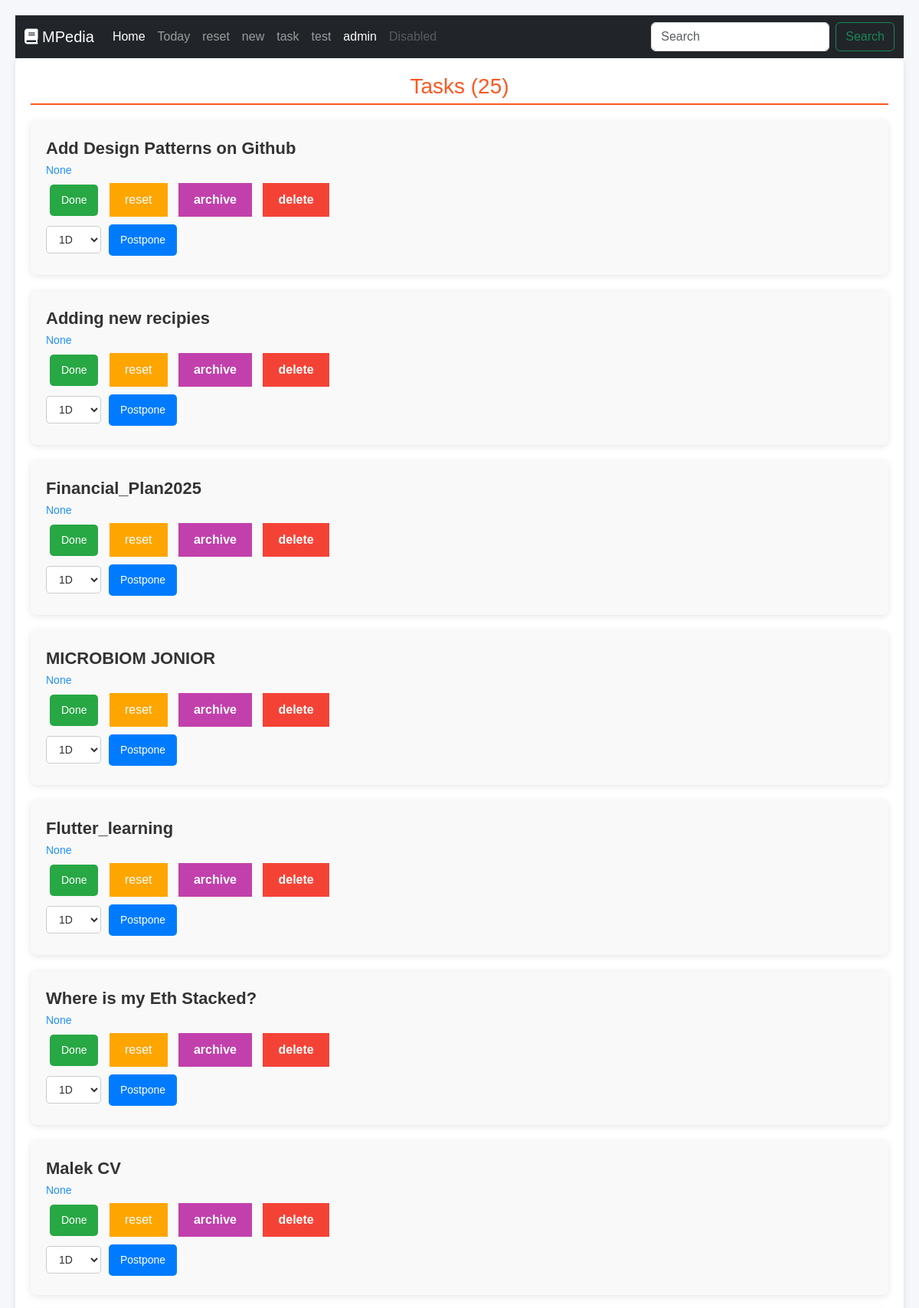
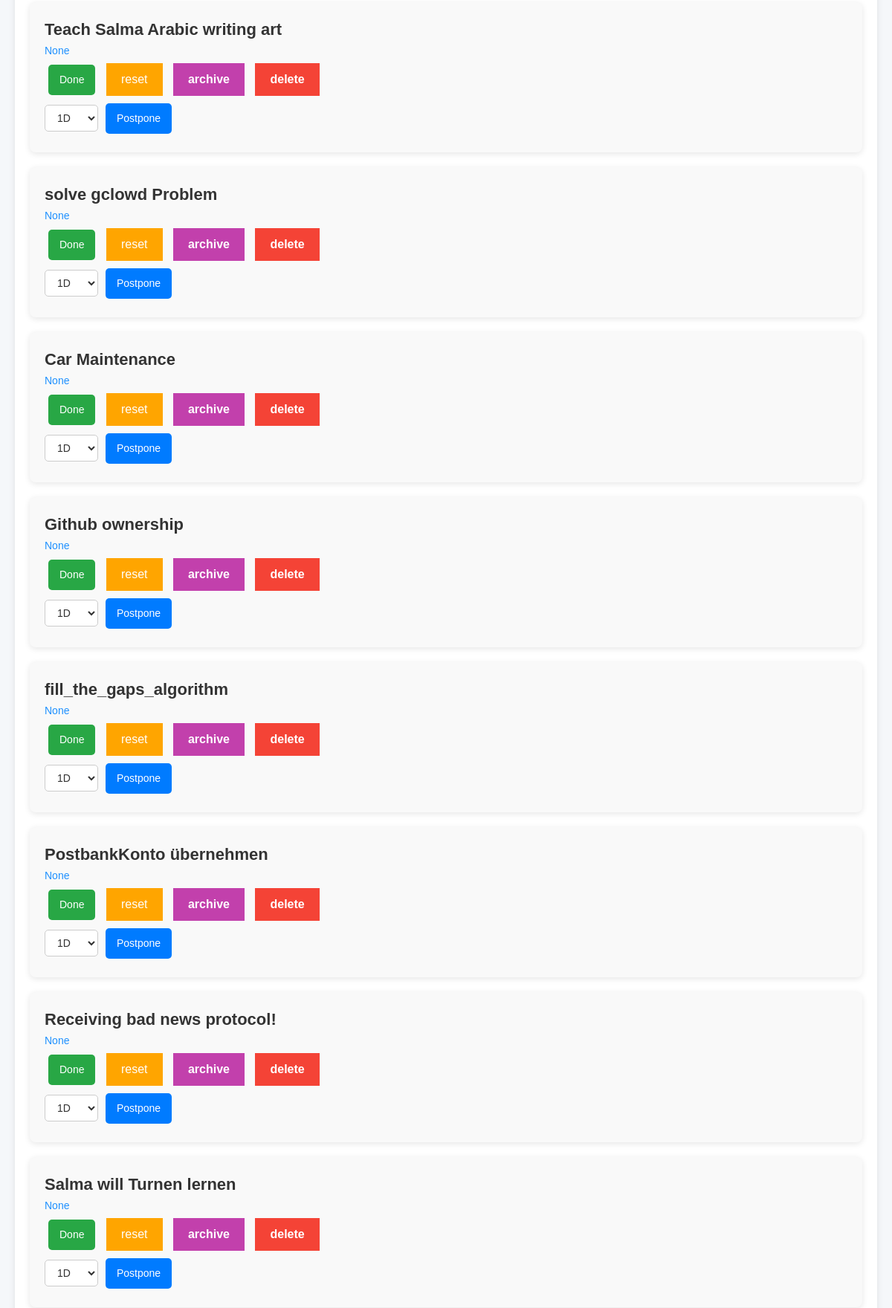
Page /task/ (upper part) on the committed database (2 pictures, top to bottom).
### interface/models.py (models this page shows, shortened)
class Item(models.Model):
    ITEM_TYPES = [
        ('Contact', 'Contact'),
        ('Article', 'Article'),
        ('Book', 'Book'),
        ('Quote', 'Quote'),
        ('Equation', 'Equation'),
        ('Code', 'Code'),
        ('Project', 'Project'),
        ('Task', 'Task'),
        ('Presentation', 'Presentation'),
        ('Research Paper', 'Research Paper'),
        ('Place', 'Place'),
        ('Post', 'Post'),
        ('Journal Entry', 'Journal Entry'),
        ('Report', 'Report'),
        ('Manual', 'Manual'),
        ('Guide', 'Guide'),
        ('Diagram', 'Diagram'),
        ('Image', 'Image'),
        ('Video', 'Video'),
        ('Audio', 'Audio'),
        ('Spreadsheet', 'Spreadsheet'),
        ('Dataset', 'Dataset'),
        ('Note', 'Note'),
        ('Email', 'Email'),
        ('Letter', 'Letter'),
        ('Survey', 'Survey'),
        ('Form', 'Form'),
        ('Resume', 'Resume'),
        ('Cover Letter', 'Cover Letter'),
        ('Policy Document', 'Policy Document'),
        ('Procedure', 'Procedure'),
        ('Contract', 'Contract'),
        ('Invoice', 'Invoice'),
        ('Receipt', 'Receipt'),
        ('Meeting Minutes', 'Meeting Minutes'),
        ('Agenda', 'Agenda'),
        ('Newsletter', 'Newsletter'),
        ('Brochure', 'Brochure'),
        ('Flyer', 'Flyer'),
        ('Press Release', 'Press Release'),
        ('Announcement', 'Announcement'),
        ('Memo', 'Memo'),
        ('White Paper', 'White Paper'),
        ('Case Study', 'Case Study'),
        ('Technical Specification', 'Technical Specification'),
        ('Blueprint', 'Blueprint'),
        ('Map', 'Map'),
        ('Flowchart', 'Flowchart'),
        ('Storyboard', 'Storyboard'),
        ('Mind Map', 'Mind Map'),
        ('Checklist', 'Checklist'),
        ('To-Do List', 'To-Do List'),
        ('Calendar Event', 'Calendar Event'),
        ('Log', 'Log'),
        ('Schedule', 'Schedule'),
        ('Plan', 'Plan'),
        ('Strategy', 'Strategy'),
        ('Proposal', 'Proposal'),
        ('Quote (Sales)', 'Quote (Sales)'),
        ('Order', 'Order'),
        ('Shipping Document', 'Shipping Document'),
        ('Warranty', 'Warranty'),
        ('User Feedback', 'User Feedback'),
        ('Bug Report', 'Bug Report'),
        ('Feature Request', 'Feature Request'),
        ('Interview', 'Interview'),
        ('Transcript', 'Transcript'),
        ('Speech', 'Speech'),
        ('Biography', 'Biography'),
        ('Autobiography', 'Autobiography'),
        ('Review', 'Review'),
        ('Critique', 'Critique'),
        ('Opinion', 'Opinion'),
        ('Editorial', 'Editorial'),
        ('Recipe', 'Recipe'),
        ('Menu', 'Menu'),
        ('Blog Post', 'Blog Post'),
        ('Web Page', 'Web Page'),
        ('Forum Post', 'Forum Post'),
        ('Social Media Post', 'Social Media Post'),
        ('Message', 'Message'),
        ('Comment', 'Comment'),
        ('Forum Thread', 'Forum Thread'),
        ('Webinar', 'Webinar'),
        ('Online Course', 'Online Course'),
        ('Training Material', 'Training Material'),
        ('Certification', 'Certification'),
        ('License', 'License'),
        ('Patents', 'Patents'),
        ('Trademark', 'Trademark'),
        ('Copyright', 'Copyright'),
        ('Legal Document', 'Legal Document'),
        ('Regulation', 'Regulation'),
        ('Standard', 'Standard'),
        ('Code of Conduct', 'Code of Conduct'),
        ('Guideline', 'Guideline'),
        ('FAQ', 'FAQ'),
        ('Help Document', 'Help Document'),
        ('Support Ticket', 'Support Ticket'),
        ('Troubleshooting Guide', 'Troubleshooting Guide'),
    ]
    item_type = models.CharField(max_length=50, choices=ITEM_TYPES)
    title = models.CharField(max_length=2000)
    content = models.TextField(blank=True, null=True)
    author = models.CharField(max_length=255, blank=True, null=True,default="Mody")
    fPlatform = models.ForeignKey(Platform, on_delete=models.CASCADE, blank=True, null=True)
    platform = models.CharField(max_length=255, blank=True, null=True)
    date_created = models.DateField(auto_now_add=True)
    domain = models.ForeignKey(Domain, on_delete=models.CASCADE, blank=True, null=True)
    field = models.ForeignKey(Field, on_delete=models.CASCADE, blank=True, null=True)
    branch = models.ForeignKey(Branch, on_delete=models.CASCADE, blank=True, null=True)
    area = models.ForeignKey(Area, on_delete=models.CASCADE, blank=True, null=True)
    topic = models.ForeignKey(Topic, on_delete=models.CASCADE, blank=True, null=True)
    section = models.ForeignKey(Section, on_delete=models.CASCADE, blank=True, null=True)
    aspect = models.ForeignKey(Aspect, on_delete=models.CASCADE, blank=True, null=True)
    tags = models.CharField(max_length=255, blank=True, null=True)
    link = models.URLField(blank=True, null=True)
    init_time  =  models.DateField(null=True, blank=True)
    last_time  = models.DateField(null=True, blank=True)
    next_time  = models.DateField(null=True, blank=True)
    hide_time = models.CharField(max_length=255, blank=True, null=True)

### interface/views.py (the view, shortened to what this page needs)
# urls.py: path('task/', task, name='task'),
def task(request):
    form = ItemFilterForm(request.GET)
    items = Item.objects.filter(Q(next_time__lte=date.today()) & Q(item_type="Task"))
    return render(request, 'interface/tasks.html', {'form': form, 'items': items})

### interface/forms.py
class ItemFilterForm(forms.Form):
    ITEM_TYPES = [('', 'All')] + Item.ITEM_TYPES
    item_type = forms.ChoiceField(choices=ITEM_TYPES, required=False)
    title = forms.CharField(max_length=255, required=False)
    author = forms.CharField(max_length=255, required=False)
    domain = forms.CharField(max_length=255, required=False)
    field = forms.CharField(max_length=255, required=False)
    branch= forms.CharField(max_length=255, required=False)
    date_created_from = forms.DateField(required=False, widget=forms.TextInput(attrs={'type': 'date'}))
    date_created_to = forms.DateField(required=False, widget=forms.TextInput(attrs={'type': 'date'}))
    tags = forms.CharField(max_length=255, required=False)

### interface/templates/interface/tasks.html (shortened to what this page needs)
{% extends "base.html" %}
{% load static %}
{%block css_files%}
<link rel="stylesheet" href="{% static 'interface/style.css' %}">
{%endblock%}
{% block content %}
<body>
    <div class="container">
        <h2 class="section-title">Tasks ({{ items|length }})</h2>
        <ul class="items-list">
            {% for item in items %}
            <li class="item">
                <form action="" method="post" class="item-form">
                    <div class="item-form">
                        <a href="{% url 'details' item.id %}" class="item-title">{{ item.title }}</a>
                        <a href="{{ item.link }}" class="item-link">{{ item.link }}</a>
                    </div>
                    <button name="done" value="{{item.id}}" class="btn-done">Done</button>
                    <button name="reset" value="{{item.id}}" class="btn-reset">reset</button>
                    <button name="archive" value="{{item.id}}" class="btn-archive">archive</button>
                    <button name="delete" value="{{item.id}}" class="btn-delete"  onclick="return confirmDelete();">delete</button>
                    <div class="postpone-section">
                        <select name="postpone_time" class="postpone-dropdown">
                            <option value="1">1D</option>
                        </select>
                        <button name="postpone" value="{{ item.id }}" class="btn-postpone">Postpone</button>
                    </div>
                </form>
            </li>
            {% endfor %}
        </ul>
    </div>
</body>
{%endblock%}

### interface/static/interface/style.css (style rules this page uses)
body { font-family: 'Arial', sans-serif; background-color: #f5f7fa; color: #333; margin: 0; padding: 20px; }
.container { max-width: 1200px; margin: 0 auto; padding: 20px; background-color: #fff; border-radius: 8px; box-shadow: 0 2px 8px rgba(0, 0, 0, 0.1); }
.section-title { font-size: 28px; text-align: center; margin-bottom: 20px; color: #ff5722; border-bottom: 2px solid #ff5722; padding-bottom: 5px; }
.items-list { list-style: none; padding: 0; margin: 0; }
.item { background-color: #f9f9f9; margin-bottom: 20px; padding: 20px; border-radius: 8px; box-shadow: 0 2px 8px rgba(0, 0, 0, 0.1); transition: box-shadow 0.3s ease; }
.item-form { align-items: center; }
.item-title { font-size: 22px; font-weight: bold; color: #333; text-decoration: none; }
.item-link { color: #1e90ff; font-size: 14px; text-decoration: none; }
.btn-done { margin: 5px; background-color: #28a745; color: white; border: none; padding: 10px 15px; border-radius: 5px; cursor: pointer; font-size: 14px; transition: background-color 0.3s ease; }
.btn-archive { margin: 5px; background-color: #c240ac; color: white; padding: 10px 20px; border: none; cursor: pointer; font-weight: bold; }
.btn-delete { margin: 5px; background-color: #f44336; color: white; padding: 10px 20px; border: none; cursor: pointer; font-weight: bold; }
.btn-reset { margin: 5px; background-color: #FFA500; color: white; padding: 10px 20px; border: none; cursor: pointer; }
.postpone-section { display: flex; align-items: center; gap: 10px; margin: 5px 0; }
.postpone-dropdown { padding: 8px 12px; border: 1px solid #ccc; border-radius: 5px; font-size: 14px; cursor: pointer; background-color: #fff; color: #333; transition: border-color 0.3s ease; }
.btn-postpone { background-color: #007bff; color: white; border: none; padding: 10px 15px; border-radius: 5px; cursor: pointer; font-size: 14px; transition: background-color 0.3s ease; }

### rows in the picture
Item: title "Add Design Patterns on Github", link "None", {{ item.id }} 190 (drawn)
Item: title "Adding new recipies", link "None", {{ item.id }} 191 (drawn)
Item: title "Financial_Plan2025", link "None", {{ item.id }} 193 (drawn)
Item: title "MICROBIOM JONIOR", link "None", {{ item.id }} 198 (drawn)
Item: title "Flutter_learning", link "None", {{ item.id }} 199 (drawn)
Item: title "Where is my Eth Stacked?", link "None", {{ item.id }} 200 (drawn)
Item: title "Malek CV", link "None", {{ item.id }} 204 (drawn)
Item: title "Teach Salma Arabic writing art", link "None", {{ item.id }} 207 (drawn)
Item: title "solve gclowd Problem", link "None", {{ item.id }} 217 (drawn)
Item: title "Car Maintenance", link "None", {{ item.id }} 225 (drawn)
Item: title "Github ownership", link "None", {{ item.id }} 255 (drawn)
Item: title "fill_the_gaps_algorithm", link "None", {{ item.id }} 282 (drawn)
Item: title "PostbankKonto übernehmen", link "None", {{ item.id }} 359 (drawn)
Item: title "Receiving bad news protocol!", link "None", {{ item.id }} 483 (drawn)
Item: title "Salma will Turnen lernen", link "None", {{ item.id }} 647 (drawn)

### other values in the picture
{{ items|length }} "25"
